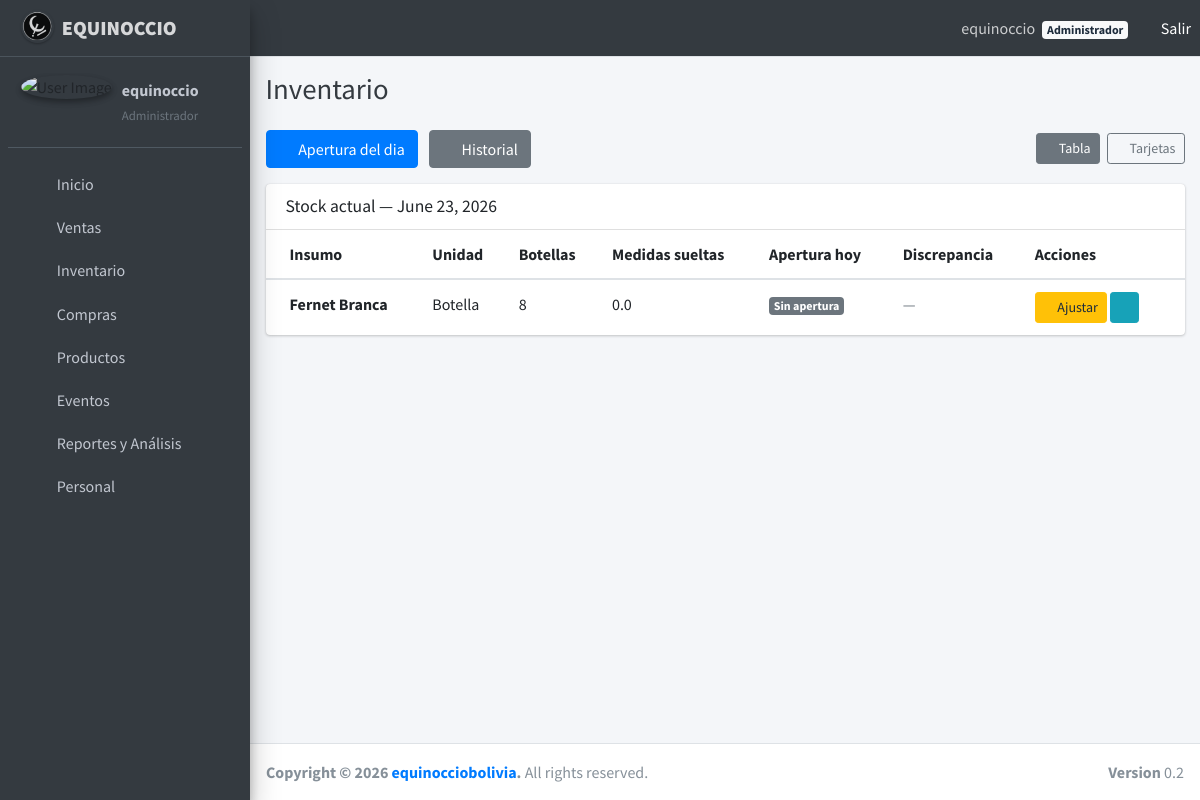
The app's page /inventarios/ (signed in), older data.
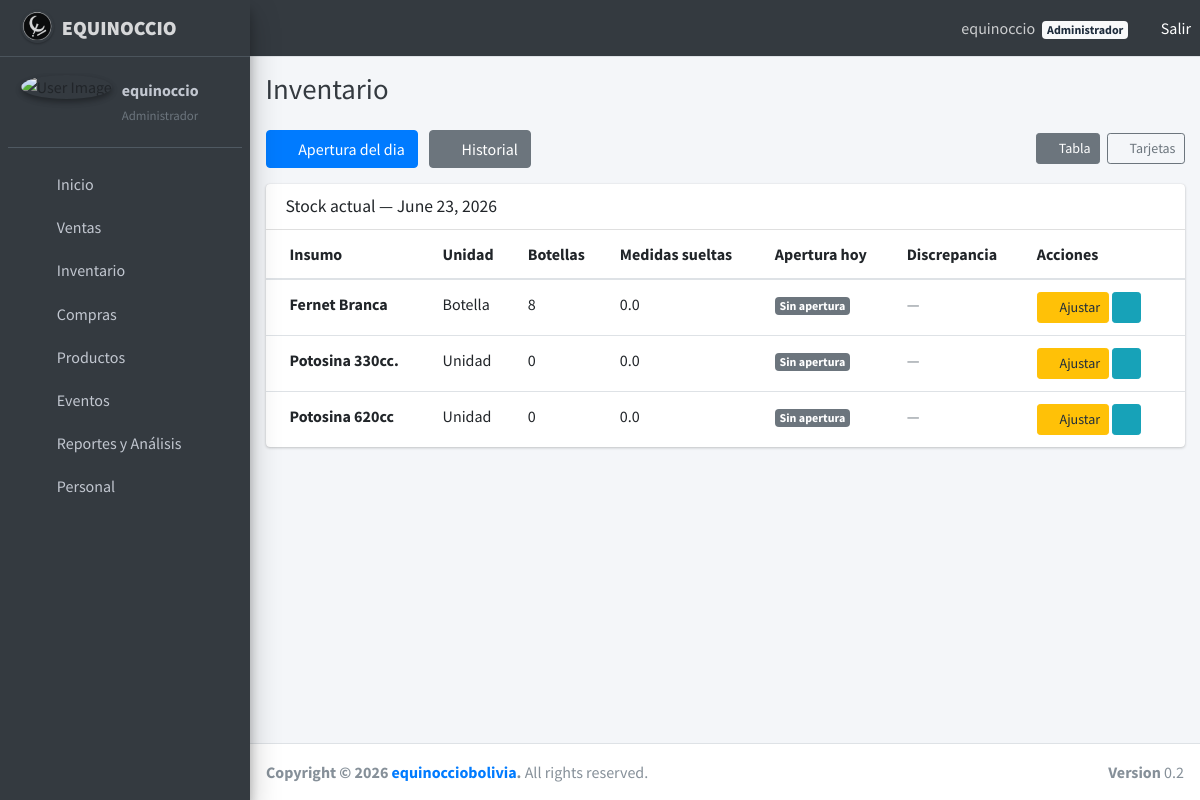
The same page, newer data.
### inventarios/models.py (models this page shows, shortened)
class Inventario(models.Model):
    producto = models.OneToOneField(
        ProductoBase,
        on_delete=models.CASCADE,
        related_name='inventario'
    )
    botellas = models.IntegerField(default=0)
    medidas_sueltas = models.DecimalField(max_digits=10, decimal_places=1, default=0)
    ultima_actualizacion = models.DateTimeField(auto_now=True)
    class Meta:
        verbose_name = "Inventario"
        verbose_name_plural = "Inventarios"

### productos/models.py (models this page shows, shortened)
class ProductoBase(models.Model):
    UNIDAD_CHOICES = [
        ('botella', 'Botella'),
        ('unidad', 'Unidad'),
    ]
    nombre = models.CharField(max_length=255, unique=True)
    descripcion = models.TextField(blank=True, null=True)
    unidad_medida = models.CharField(
        max_length=20,
        choices=UNIDAD_CHOICES,
        default='botella'
    )
    contenido_neto_ml = models.IntegerField(
        help_text="Contenido neto en ml (ej: 750, 1000). Solo para botellas.",
        null=True,
        blank=True
    )
    medidas_por_unidad = models.IntegerField(
        help_text="Cantidad de medidas por botella/unidad (ej: 16 para 750ml).",
        default=1
    )
    precio_costo = models.DecimalField(
        max_digits=10,
        decimal_places=2,
        default=0,
        help_text="Precio de costo unitario (por botella o unidad)."
    )
    habilitado = models.BooleanField(default=True)
    class Meta:
        verbose_name = "Insumo Base"
        verbose_name_plural = "Insumos Base"
        ordering = ['nombre']

### inventarios/views.py (the view)
# urls.py: path('', views.inventario_list, name='inventario_list'),
@login_required
def inventario_list(request):
    if not request.user.tiene_acceso_inventarios():
        messages.error(request, 'No tiene permisos para acceder a esta seccion.')
        return redirect('usuarios:inicio')
    inventarios = Inventario.objects.select_related('producto').all().order_by('producto__nombre')
    hoy = timezone.now().date()
    for inv in inventarios:
        apertura = AperturaDiaria.objects.filter(
            producto=inv.producto,
            fecha=hoy
        ).first()
        inv.apertura_hoy = apertura
        if apertura:
            inv.disc_botellas = inv.botellas - apertura.botellas_contadas
            inv.disc_medidas = inv.medidas_sueltas - apertura.medidas_contadas
        else:
            inv.disc_botellas = None
            inv.disc_medidas = None
    return render(request, 'inventarios/inventario_list.html', {
        'inventarios': inventarios,
        'hoy': hoy,
    })

### usuarios/models.py (called while the page is built)
    def tiene_acceso_ventas(self):
        return self.rol in ['administrador', 'jefe_barra', 'bartender', 'mesero']

    def tiene_acceso_compras(self):
        return self.rol in ['administrador', 'jefe_barra']

    def tiene_acceso_inventarios(self):
        return self.rol in ['administrador', 'jefe_barra']

    def tiene_acceso_analizador(self):
        return self.rol in ['administrador', 'jefe_barra']

    def tiene_acceso_usuarios(self):
        return self.rol == 'administrador'

### inventarios/templates/inventarios/inventario_list.html (shortened to what the changed rows need)
{% extends 'base.html' %}
{% block content %}
<div class="content-header">
    <div class="container-fluid">
        <div class="row mb-2">
            <div class="col-sm-6">
                <h1 class="m-0 text-dark">Inventario</h1>
            </div>
        </div>
    </div>
</div>
<section class="content">
    <div class="container-fluid">
        <div id="vista-tabla">
            <div class="card">
                <div class="card-body table-responsive p-0">
                    <table class="table table-hover text-nowrap">
                        <thead>
                            <tr>
                                <th>Insumo</th>
                                <th>Unidad</th>
                                <th>Botellas</th>
                                <th>Medidas sueltas</th>
                                <th>Apertura hoy</th>
                                <th>Discrepancia</th>
                                <th>Acciones</th>
                            </tr>
                        </thead>
                        <tbody>
                            {% for inv in inventarios %}
                            <tr>
                                <td><strong>{{ inv.producto.nombre }}</strong></td>
                                <td>{{ inv.producto.get_unidad_medida_display }}</td>
                                <td>{{ inv.botellas }}</td>
                                <td>{{ inv.medidas_sueltas }}</td>
                                <td>
                                    {% if inv.apertura_hoy %}
                                    <span class="badge badge-success">
                                        {{ inv.apertura_hoy.botellas_contadas }} bot. / {{ inv.apertura_hoy.medidas_contadas }} med.
                                    </span>
                                    {% else %}
                                    <span class="badge badge-secondary">Sin apertura</span>
                                    {% endif %}
                                </td>
                                <td>
                                    {% if inv.disc_botellas is not None %}
                                        {% if inv.disc_botellas == 0 and inv.disc_medidas == 0 %}
                                        <span class="badge badge-success">Sin diferencia</span>
                                        {% else %}
                                        <span class="badge badge-warning">
                                            Bot: {{ inv.disc_botellas }} / Med: {{ inv.disc_medidas }}
                                        </span>
                                        {% endif %}
                                    {% else %}
                                    <span class="text-muted">—</span>
                                    {% endif %}
                                </td>
                                <td>
                                    <a href="{% url 'inventarios:ajustar_inventario' inv.producto.id %}" class="btn btn-warning btn-sm">
                                        <i class="fas fa-edit"></i> Ajustar
                                    </a>
                                    <a href="{% url 'inventarios:historial_producto' inv.producto.id %}" class="btn btn-info btn-sm">
                                        <i class="fas fa-history"></i>
                                    </a>
                                </td>
                            </tr>
                            {% empty %}
                            <tr>
                                <td colspan="7" class="text-center text-muted">No hay insumos en inventario.</td>
                            </tr>
                            {% endfor %}
                        </tbody>
                    </table>
                </div>
            </div>
        </div>
    </div>
</section>
{% endblock %}

Row changes from the older to the newer data that the page shows:
added Inventario: producto.nombre "Potosina 330cc.", producto.unidad_medida "Unidad", botellas "0", medidas_sueltas "0.0", shows "Sin apertura"
added Inventario: producto.nombre "Potosina 620cc", producto.unidad_medida "Unidad", botellas "0", medidas_sueltas "0.0", shows "Sin apertura"
